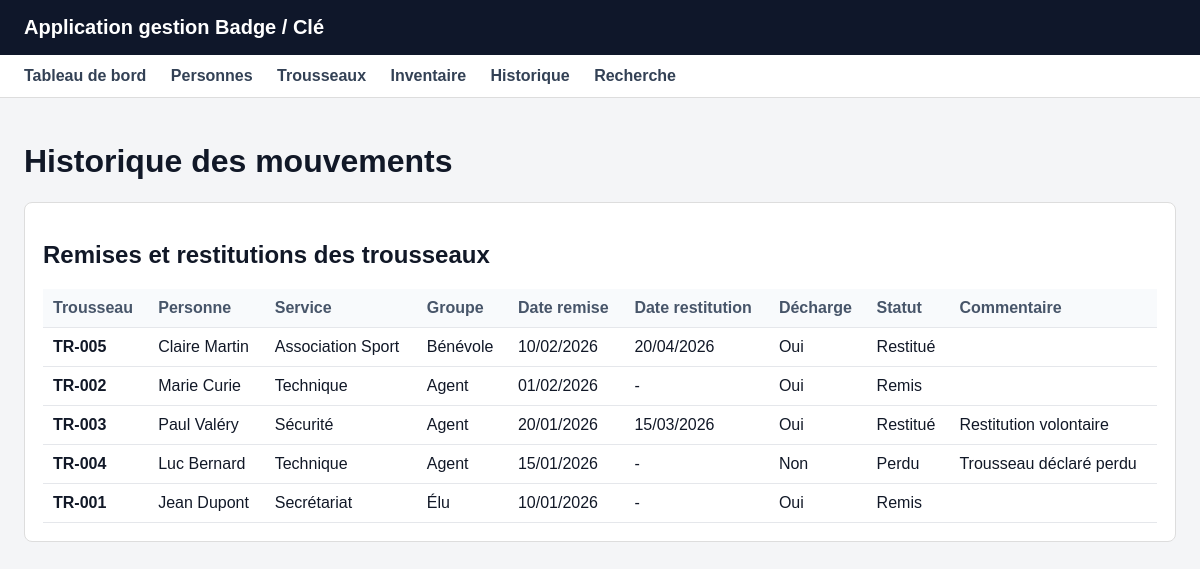
The app's page /historique.php with its own data.
### tables this page shows
CREATE TABLE IF NOT EXISTS `historique_trousseaux` (
  `id_historique` int NOT NULL AUTO_INCREMENT COMMENT 'Clé primaire de l’historique',
  `id_trousseau` int NOT NULL COMMENT 'Trousseau concerné',
  `id_personne` int NOT NULL COMMENT 'Personne concernée par la remise ou restitution',
  `date_remise` date NOT NULL COMMENT 'Date de remise du trousseau',
  `date_restitution` date DEFAULT NULL COMMENT 'Date de restitution du trousseau, NULL si non rendu',
  `decharge_signee` tinyint(1) NOT NULL DEFAULT '0' COMMENT 'Décharge signée : 1 = oui, 0 = non',
  `statut_evenement` varchar(50) NOT NULL COMMENT 'Type d’événement : Remis, Restitué, Perdu',
  `commentaire` text COMMENT 'Commentaire éventuel',
  PRIMARY KEY (`id_historique`),
  KEY `id_trousseau` (`id_trousseau`),
  KEY `id_personne` (`id_personne`)
);

CREATE TABLE IF NOT EXISTS `trousseaux` (
  `id_trousseau` int NOT NULL AUTO_INCREMENT COMMENT 'Clé primaire du trousseau',
  `numero_trousseau` varchar(50) NOT NULL COMMENT 'Numéro unique du trousseau, exemple : TR-001',
  `statut` varchar(50) NOT NULL DEFAULT 'Disponible' COMMENT 'Statut du trousseau : Disponible, Attribué, Perdu',
  `commentaire` text COMMENT 'Commentaire éventuel sur le trousseau',
  PRIMARY KEY (`id_trousseau`),
  UNIQUE KEY `numero_trousseau` (`numero_trousseau`)
);

CREATE TABLE IF NOT EXISTS `personnes` (
  `id_personne` int NOT NULL AUTO_INCREMENT COMMENT 'Clé primaire de la table personne',
  `nom` varchar(100) NOT NULL COMMENT 'Nom de la personne ',
  `prenom` varchar(100) NOT NULL COMMENT 'Prénom de la personne',
  `service` varchar(100) NOT NULL COMMENT 'Service de la personne mairie,association ect ',
  `groupe_personnel` varchar(100) NOT NULL COMMENT 'sous catégorie de service (technicien, secrétaire, comptable, professeur )',
  `telephone` varchar(100) DEFAULT NULL COMMENT 'Numéro de téléphone de la personne (NULL possible)',
  `mail` varchar(100) DEFAULT NULL COMMENT 'Mail de la personne (NULL possible)',
  PRIMARY KEY (`id_personne`)
);

### includes/fonctions.php (called while the page is built, shortened)
<?php
function formaterDate(?string $date): string{
    if (empty($date)) return '-';
    return date('d/m/Y', strtotime($date));}
function afficherDecharge($valeur): string{
    return (int)$valeur === 1 ? 'Oui' : 'Non';}

### historique.php (the view, shortened to what this page needs)
<?php
require_once 'config/database.php';
require_once 'includes/fonctions.php';
include 'includes/header.php';
try {
    $requeteHistorique = $pdo->query("
        SELECT
            h.id_historique,
            h.date_remise,
            h.date_restitution,
            h.decharge_signee,
            h.statut_evenement,
            h.commentaire,
            t.numero_trousseau,
            p.nom,
            p.prenom,
            p.service,
            p.groupe_personnel
        FROM historique_trousseaux h
        JOIN trousseaux t
            ON h.id_trousseau = t.id_trousseau
        JOIN personnes p
            ON h.id_personne = p.id_personne
        ORDER BY h.date_remise DESC, h.id_historique DESC
    ");
    $historiques = $requeteHistorique->fetchAll(PDO::FETCH_ASSOC);
} catch (PDOException $e) {
    die("Erreur SQL : " . $e->getMessage());
}
?>
<h1>Historique des mouvements</h1>
<div class="card">
    <h2>Remises et restitutions des trousseaux</h2>
    <table>
        <thead>
            <tr>
                <th>Trousseau</th>
                <th>Personne</th>
                <th>Service</th>
                <th>Groupe</th>
                <th>Date remise</th>
                <th>Date restitution</th>
                <th>Décharge</th>
                <th>Statut</th>
                <th>Commentaire</th>
            </tr>
        </thead>
        <tbody>
            <?php if (empty($historiques)) : ?>
                <tr>
                    <td colspan="10">Aucun mouvement enregistré.</td>
                </tr>
            <?php else : ?>
                <?php foreach ($historiques as $historique) : ?>
                    <tr>
                        <td>
                            <strong><?= htmlspecialchars($historique['numero_trousseau']) ?></strong>
                        </td>
                        <td>
                            <?= htmlspecialchars($historique['prenom'] . ' ' . $historique['nom']) ?>
                        </td>
                        <td>
                            <?= htmlspecialchars($historique['service'] ?? '-') ?>
                        </td>
                        <td>
                            <?= htmlspecialchars($historique['groupe_personnel'] ?? '-') ?>
                        </td>
                        <td>
                            <?=formaterDate($historique['date_remise']) ?>
                        </td>
                        <td>
                            <?= formaterDate($historique['date_restitution']) ?>
                        </td>
                        <td>
                            <?=afficherDecharge($historique['decharge_signee']) ?>
                        </td>
                        <td>
                            <?= htmlspecialchars($historique['statut_evenement'] ?? '-') ?>
                        </td>
                         <td>
                            <?= htmlspecialchars($historique['commentaire'] ?? '') ?>
                        </td>
                    </tr>
                <?php endforeach; ?>
            <?php endif; ?>
        </tbody>
    </table>
</div>

### assets/css/style.css (style rules this page uses)
body { margin: 0; font-family: Arial, sans-serif; background-color: #f4f5f7; color: #111827; }
.card { background: white; border: 1px solid #ddd; border-radius: 8px; padding: 18px; margin-bottom: 20px; }
table { width: 100%; border-collapse: collapse; background: white; }
th, td { border-bottom: 1px solid #e5e7eb; padding: 10px; text-align: left; }
th { background-color: #f8fafc; color: #475569; }

### records on screen
historique_trousseaux: id_trousseau.numero_trousseau "TR-005", id_personne.nom "Claire Martin", id_personne.service "Association Sport", id_personne.groupe_personnel "Bénévole", date_remise "10/02/2026", date_restitution "20/04/2026", decharge_signee "Oui", statut_evenement "Restitué"
historique_trousseaux: id_trousseau.numero_trousseau "TR-002", id_personne.nom "Marie Curie", id_personne.service "Technique", id_personne.groupe_personnel "Agent", date_remise "01/02/2026", date_restitution "-", decharge_signee "Oui", statut_evenement "Remis"
historique_trousseaux: id_trousseau.numero_trousseau "TR-003", id_personne.nom "Paul Valéry", id_personne.service "Sécurité", id_personne.groupe_personnel "Agent", date_remise "20/01/2026", date_restitution "15/03/2026", decharge_signee "Oui", statut_evenement "Restitué", commentaire "Restitution volontaire"
historique_trousseaux: id_trousseau.numero_trousseau "TR-004", id_personne.nom "Luc Bernard", id_personne.service "Technique", id_personne.groupe_personnel "Agent", date_remise "15/01/2026", date_restitution "-", decharge_signee "Non", statut_evenement "Perdu", commentaire "Trousseau déclaré perdu"
historique_trousseaux: id_trousseau.numero_trousseau "TR-001", id_personne.nom "Jean Dupont", id_personne.service "Secrétariat", id_personne.groupe_personnel "Élu", date_remise "10/01/2026", date_restitution "-", decharge_signee "Oui", statut_evenement "Remis"
